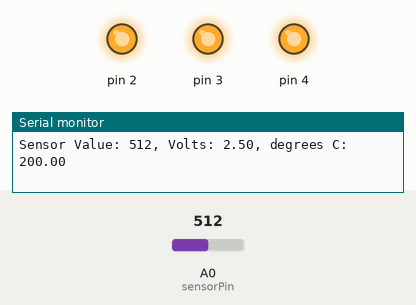
This sketch was run on a simulated Arduino Uno, built with avr-gcc and run on an emulated ATmega328P. On the bench: output pins drawn as LEDs (lit = HIGH), the last lines printed to the serial monitor. The inputs (shaded band) are chosen by the test bench; at power-on: A0 (sensorPin) = 512.

Above: at 1.2 s.
1.3 s: A0 (sensorPin) set to 188
4.3 s: A0 (sensorPin) set to 172
At 5.5 s:
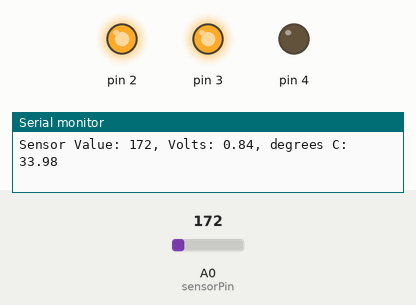
5.8 s: A0 (sensorPin) set to 122
At 7.0 s:
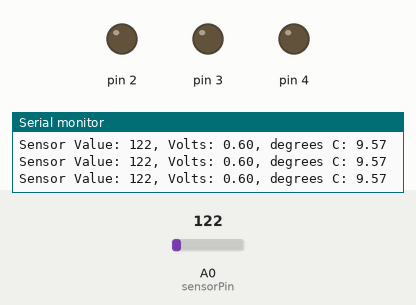
7.3 s: A0 (sensorPin) set to 1023
At 8.5 s:
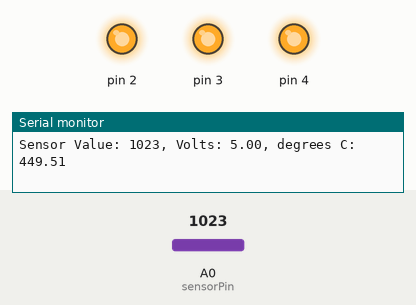
8.8 s: A0 (sensorPin) set to 0
At 10.2 s:
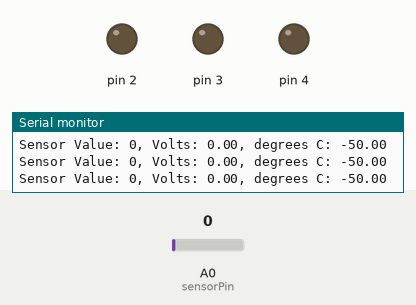
Timing chart, 0 to 11.3 s (numbered marks = the images above; inputs shaded):
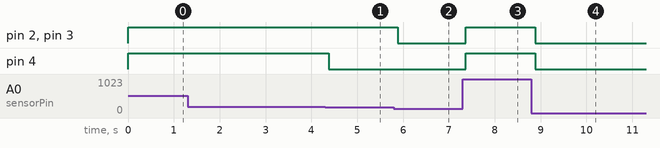

The sketch:

starterkit_project_03.ino
```cpp
//Define constants
const int sensorPin = A0;
const float baselineTemp = 28.0;

void setup() {
  // put your setup code here, to run once:
  Serial.begin(9600);   // open a serial port with communication rate of 9600bits/sec

  // Set all LEDs to OFF and OUTPUT
  for (int pinNumber = 2; pinNumber < 5; pinNumber++) {
      pinMode(pinNumber, OUTPUT);
      digitalWrite(pinNumber, LOW);
   }
}

void loop() {
  // put your main code here, to run repeatedly:
  int sensorVal = analogRead(sensorPin);
  Serial.print("Sensor Value: ");
  Serial.print(sensorVal);

  // convert analog signal from temperature sensor into voltage
  float voltage = (sensorVal / 1024.0) * 5.0;   // Unit: volts
  Serial.print(", Volts: ");
  Serial.print(voltage);

  // convert voltage into temperature. Offset at 0V = -50C. Every +10mV = +1C
  float temperature = (voltage - 0.5) * 100;    // Unit: degree C
  Serial.print(", degrees C: ");
  Serial.println(temperature);

  if (temperature < baselineTemp + 2) {
    digitalWrite(2, LOW);
    digitalWrite(3, LOW);
    digitalWrite(4, LOW);
   }
   else if (temperature < baselineTemp + 4) {
    digitalWrite(2, HIGH);
    digitalWrite(3, LOW);
    digitalWrite(4, LOW);
   }
   else if (temperature < baselineTemp + 6) {
    digitalWrite(2, HIGH);
    digitalWrite(3, HIGH);
    digitalWrite(4, LOW);
   }
   else {
    digitalWrite(2, HIGH);
    digitalWrite(3, HIGH);
    digitalWrite(4, HIGH);
   }

  // Delay for analog-to-digital converter reading correctly
   delay(1);
}
```

Measured:
- the behaviour switches between 173 and 172 on A0 (sensorPin) (found by bisection; images 0 and 1)
- after the input at 4.3 s, pin 4: HIGH → LOW after 0.08 s
- after the input at 5.8 s, pin 2, pin 3: HIGH → LOW after 0.09 s
- after the input at 7.3 s, pin 2–4: LOW → HIGH after 0.07 s
- after the input at 8.8 s, pin 2–4: HIGH → LOW after 0.08 s
